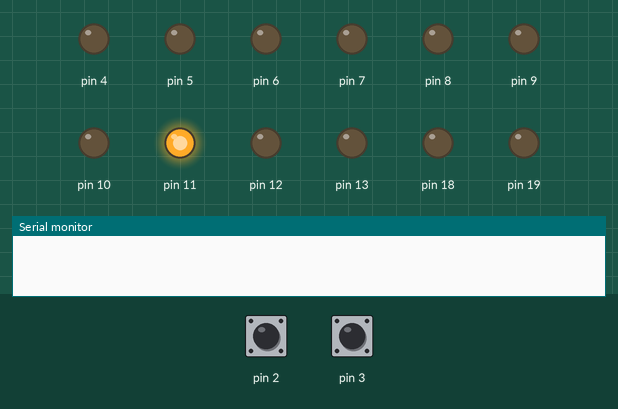
Simulated run of this sketch. Board: Arduino Uno, built with avr-gcc and run on an emulated ATmega328P. On the bench: output pins drawn as LEDs (lit = HIGH), the last lines printed to the serial monitor. Inputs (shaded band) come from the test bench; at power-on: pin 3 LOW, pin 2 LOW.

Above: at 1.2 s.
1.3 s: pin 3 driven HIGH
At 1.65 s:
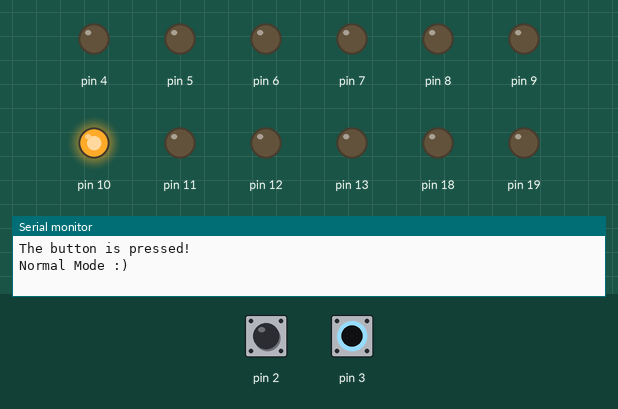
At 2.55 s:
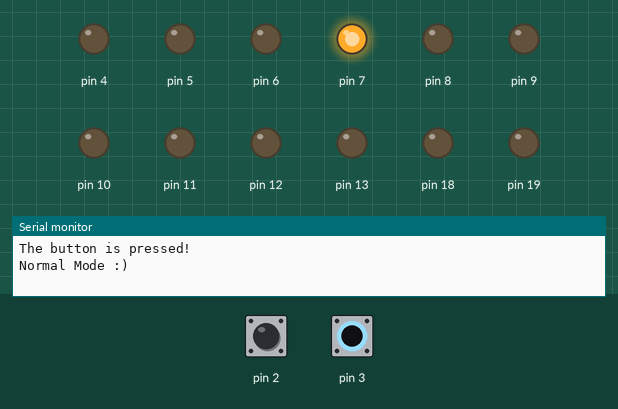
4.3 s: pin 2 driven HIGH
7.3 s: pin 2 pulsed LOW 2 times (0.12 s each, 0.3 s apart)
At 7.65 s:
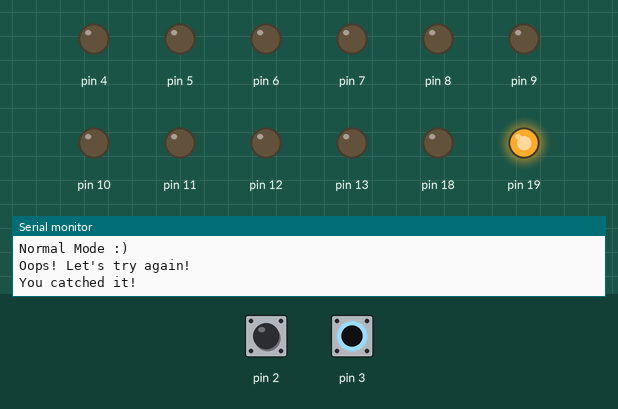
10.3 s: pin 3 pulsed LOW 2 times (0.12 s each, 0.3 s apart)
Timing chart, 0 to 14.3 s (numbered marks = the images above; inputs shaded):
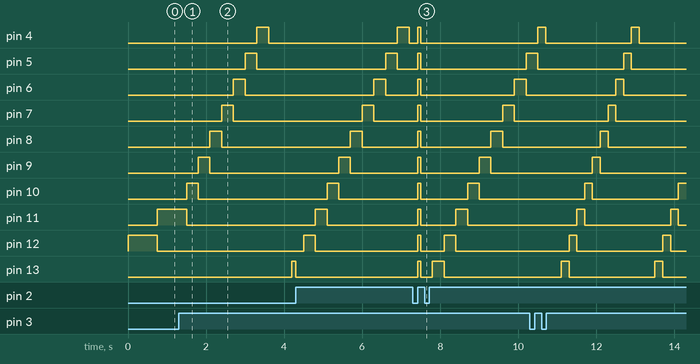

Measured:
- after the input at 1.3 s, pin 4: LOW → HIGH after 2.0 s, → LOW 0.30 s later; pin 5: LOW → HIGH after 1.7 s, → LOW 0.30 s later; pin 6: LOW → HIGH after 1.4 s, → LOW 0.30 s later; pin 7: LOW → HIGH after 1.1 s instead of 2.5 s; pin 13: LOW → HIGH after 2.9 s
- after the input at 7.3 s, pin 4: LOW → HIGH after 0.12 s, → LOW 0.08 s later; pin 5: LOW → HIGH after 0.12 s instead of 2.9 s
- by itself, pin 11, pin 12: alternates HIGH for 0.20 s and LOW for 2.2 s

The sketch:

12led_level1_mode2.ino
```cpp
// C++ code

int i = 0;
int score = 0;

int diff = 1; //difficulty of the game (speed of LEDs blinking)
int tint = 750; //time intervals

int led_0 = 1;
int led_1 = 0; //target
int led_2 = 0;
int led_3 = 0;
int led_4 = 0; //target
int led_5 = 0;
int led_6 = 0;
int led_7 = 0; //target
int led_8 = 0;
int led_9 = 0;
int led_10 = 0; //target
int led_11 = 0;
int led_12 = 0; //temporary variable

byte inputState;
//----- ISR variables ---------
volatile unsigned long minElapsed = 250;
volatile unsigned long maxElapsed = 1000;
volatile unsigned long elapsedTime;
volatile unsigned long previousTime;
volatile byte cleanOutput;
volatile byte timeout;

void setup()
{
    Serial.begin(9600);

    //12 LEDs
    pinMode(13, OUTPUT);
    pinMode(12, OUTPUT);
    pinMode(11, OUTPUT);
    pinMode(10, OUTPUT);
    pinMode(9, OUTPUT);
    pinMode(8, OUTPUT);
    pinMode(7, OUTPUT);
    pinMode(6, OUTPUT);
    pinMode(5, OUTPUT);
    pinMode(4, OUTPUT);
    pinMode(18, OUTPUT);
    pinMode(19, OUTPUT);

    digitalWrite(13, LOW);
    digitalWrite(12, LOW);
    digitalWrite(11, LOW);
    digitalWrite(10, LOW);
    digitalWrite(9, LOW);
    digitalWrite(8, LOW);
    digitalWrite(7, LOW);
    digitalWrite(6, LOW);
    digitalWrite(5, LOW);
    digitalWrite(4, LOW);
    digitalWrite(18, LOW);
    digitalWrite(19, LOW);

    //Declare the CATCH button
    attachInterrupt(digitalPinToInterrupt(2), check, RISING);

    //Difficulty setting button
    attachInterrupt(digitalPinToInterrupt(3), set, RISING);
}

void loop()
{
      led_12 = led_11;
      led_11 = led_10;
      led_10 = led_9;
      led_9 = led_8;
      led_8 = led_7;
      led_7 = led_6;
      led_6 = led_5;
      led_5 = led_4;
      led_4 = led_3;
      led_3 = led_2;
      led_2 = led_1;
      led_1 = led_0;
      led_0 = led_12;

      digitalWrite(13, led_0);
      digitalWrite(12, led_1);
      digitalWrite(11, led_2);
      digitalWrite(10, led_3);
      digitalWrite(9, led_4);
      digitalWrite(8, led_5);
      digitalWrite(7, led_6);
      digitalWrite(6, led_7);
      digitalWrite(5, led_8);
      digitalWrite(4, led_9);
      digitalWrite(18, led_10);
      digitalWrite(19, led_11);

      delay(tint);
}

void check()
{
 elapsedTime = millis() - previousTime;
  if (elapsedTime < minElapsed )  //false interrupt
  {
    return;
  }
  if (elapsedTime >= minElapsed && elapsedTime <= maxElapsed )  //in range
  {
    previousTime = millis();
    timeout = 0;
    if (inputState)               //falling
    {
      cleanOutput = 0;
    }
    else                          //rising
    {
      cleanOutput = 1;
    }
    return;
  }
  if (elapsedTime > maxElapsed )  //timeout
  {
    previousTime = millis();
    timeout = 1;
  }
 if (digitalRead(12) == HIGH || digitalRead(9) == HIGH || digitalRead(6) == HIGH || digitalRead(18) == HIGH)
 {
  //Win
   Serial.println("You catched it!");
   digitalWrite(13, HIGH);
   digitalWrite(12, HIGH);
   digitalWrite(11, HIGH);
   digitalWrite(10, HIGH);
   digitalWrite(9, HIGH);
   digitalWrite(8, HIGH);
   digitalWrite(19, HIGH);
   digitalWrite(18, HIGH);
   digitalWrite(4, HIGH);
   digitalWrite(5, HIGH);
   digitalWrite(6, HIGH);
   digitalWrite(7, HIGH);
   delay(tint);
 }
 else
 {
   //Lose
   Serial.println("Oops! Let's try again!");
   digitalWrite(13, LOW);
   digitalWrite(12, LOW);
   digitalWrite(11, LOW);
   digitalWrite(10, LOW);
   digitalWrite(9, LOW);
   digitalWrite(8, LOW);
   digitalWrite(19, LOW);
   digitalWrite(18, LOW);
   digitalWrite(4, LOW);
   digitalWrite(5, LOW);
   digitalWrite(6, LOW);
   digitalWrite(7, LOW);
   delay(tint);
 }
}

void set()
{
   elapsedTime = millis() - previousTime;
  if (elapsedTime < minElapsed )  //false interrupt
  {
    return;
  }
  if (elapsedTime >= minElapsed && elapsedTime <= maxElapsed )  //in range
  {
    previousTime = millis();
    timeout = 0;
    if (inputState)               //falling
    {
      cleanOutput = 0;
    }
    else                          //rising
    {
      cleanOutput = 1;
    }
    return;
  }
  if (elapsedTime > maxElapsed )  //timeout
  {
    previousTime = millis();
    timeout = 1;
  }
   Serial.println("The button is pressed!");
   diff = diff + 1;

   switch(diff)
   {
   case 2:
     Serial.println("Normal Mode :)");
     tint = 300;
     break;
    case 3:
      Serial.println("Hard Mode :')");
      tint = 200;
      break;
   default:
      Serial.println("Back to Easy Mode :P");
      tint = 500;
      diff = 1;
      break;
   }
  }
```
